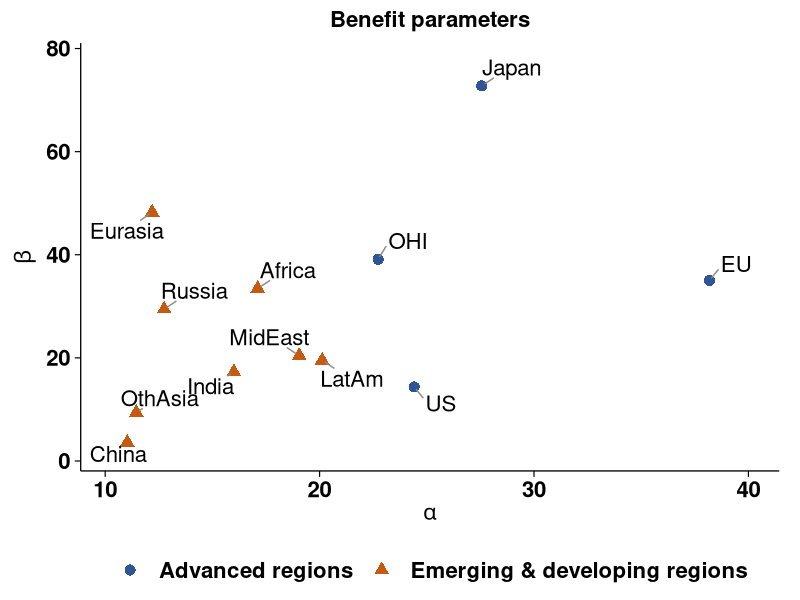
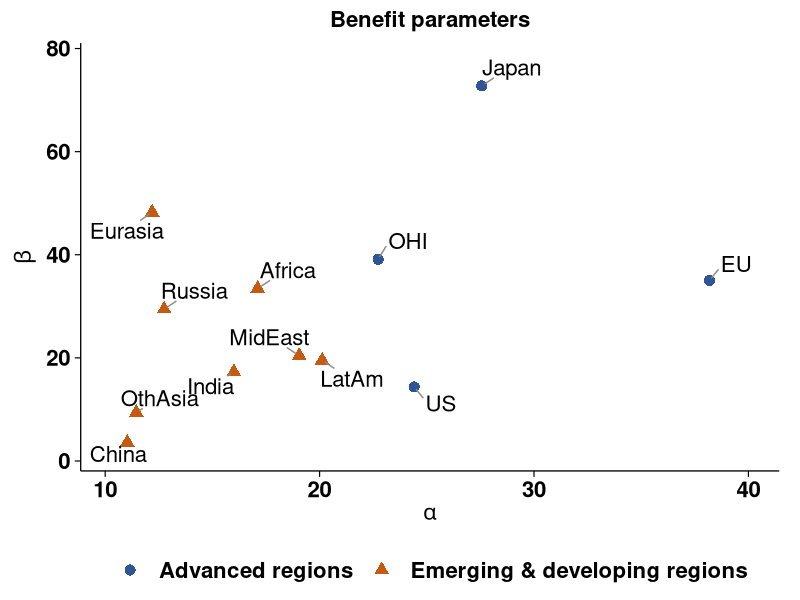

Write R code to recreate these figures, in order.
# Plot the regional parameter scatter charts used in the appendix.
# Run this script from the R_code directory so all paths remain relative.

# ================= 0. Load packages =================
library(tidyverse)
library(ggrepel)

# ================= 1. Global plot settings =================

# Control all plot text with one parameter
text_size <- 16

# geom_text_repel uses a different size unit from theme
label_size <- text_size / ggplot2::.pt

# Point size
point_size <- 3.5

# Output file.
out_file <- file.path(
  ".",
  "IEA Figures Appendix",
  "IEA_parameter_scatter.pdf"
)

# ================= 2. Parameter data =================
df <- tibble(
  Region = c(
    "China", "US", "EU", "Japan",
    "Russia", "India", "MidEast", "LatAm",
    "OthAsia", "Eurasia", "OHI", "Africa"
  ),
  
  alpha = c(
    11.03, 24.41, 38.18, 27.56,
    12.75, 16.00, 19.05, 20.12,
    11.45, 12.19, 22.73, 17.11
  ),
  
  beta = c(
    3.60, 14.36, 35.01, 72.75,
    29.45, 17.26, 20.41, 19.53,
    9.39, 48.25, 39.12, 33.44
  )
)

# ================= 3. Region groups =================
df <- df %>%
  mutate(
    Group = case_when(
      
      Region %in% c(
        "US", "EU", "Japan", "OHI"
      ) ~ "Advanced regions",
      
      Region %in% c(
        "China", "Russia", "India", "MidEast",
        "LatAm", "OthAsia", "Eurasia", "Africa"
      ) ~ "Emerging & developing regions"
    )
  )

# Fix the legend order
df$Group <- factor(
  df$Group,
  levels = c(
    "Advanced regions",
    "Emerging & developing regions"
  )
)

# ================= 4. Color and marker settings =================

group_colors <- c(
  "Advanced regions" = "#2F5597",
  "Emerging & developing regions" = "#C55A11"
)

group_shapes <- c(
  "Advanced regions" = 16,                 # Filled circle.
  "Emerging & developing regions" = 17     # Filled triangle.
)

# ================= 5. Plot theme =================
theme_aer <- theme_classic(
  base_size = text_size
) +
  theme(
    
    # ---------- All text ----------
    text = element_text(
      size = text_size,
      colour = "black"
    ),
    
    # ---------- Axis titles ----------
    axis.title = element_text(
      size = text_size,
      face = "plain",
      colour = "black"
    ),
    
    # ---------- Axis tick labels ----------
    axis.text = element_text(
      size = text_size,
      face = "bold",
      colour = "black"
    ),
    
    # ---------- Axis lines ----------
    axis.line = element_line(
      linewidth = 0.45,
      colour = "black"
    ),
    
    axis.ticks = element_line(
      linewidth = 0.4,
      colour = "black"
    ),
    
    axis.ticks.length = unit(0.15, "cm"),
    
    # ---------- Title ----------
    plot.title = element_text(
      size = text_size,
      face = "bold",
      hjust = 0.5,
      colour = "black",
      margin = margin(b = 8)
    ),
    
    # ---------- legend ----------
    legend.title = element_blank(),
    
    legend.text = element_text(
      size = text_size,
      face = "bold",
      colour = "black"
    ),
    
    legend.position = "bottom",
    legend.direction = "horizontal",
    
    legend.key = element_blank(),
    legend.key.width = unit(0.9, "cm"),
    legend.spacing.x = unit(0.15, "cm"),
    
    # ---------- Plot margins ----------
    plot.margin = margin(
      t = 8,
      r = 15,
      b = 5,
      l = 10
    )
  )

# ================= 6. Benefit-parameter scatter plot =================
p_benefit <- ggplot(
  df,
  aes(
    x = alpha,
    y = beta,
    color = Group,
    shape = Group
  )
) +
  
  geom_point(
    size = point_size,
    alpha = 1,
    stroke = 0.4
  ) +
  
  geom_text_repel(
    aes(label = Region),
    
    size = label_size,
    color = "black",
    
    box.padding = 0.45,
    point.padding = 0.30,
    
    min.segment.length = 0,
    
    segment.color = "grey55",
    segment.linewidth = 0.30,
    
    max.overlaps = Inf,
    seed = 123,
    
    show.legend = FALSE
  ) +
  
  scale_color_manual(
    values = group_colors,
    drop = FALSE
  ) +
  
  scale_shape_manual(
    values = group_shapes,
    drop = FALSE
  ) +
  
  scale_x_continuous(
    expand = expansion(mult = c(0.08, 0.12))
  ) +
  
  scale_y_continuous(
    expand = expansion(mult = c(0.08, 0.12))
  ) +
  
  labs(
    title = "Benefit parameters",
    x = expression(alpha),
    y = expression(beta),
    color = NULL,
    shape = NULL
  ) +
  
  theme_aer

# ================= 7. Display plot =================
print(p_benefit)

# ================= 8. Save PDF =================
dir.create(
  dirname(out_file),
  recursive = TRUE,
  showWarnings = FALSE
)

ggsave(
  filename = out_file,
  plot = p_benefit,
  device = cairo_pdf,
  
  width = 7.2,
  height = 5.5,
  
  units = "in"
)

cat(
  "Figure saved to:\n",
  out_file,
  "\n"
)
